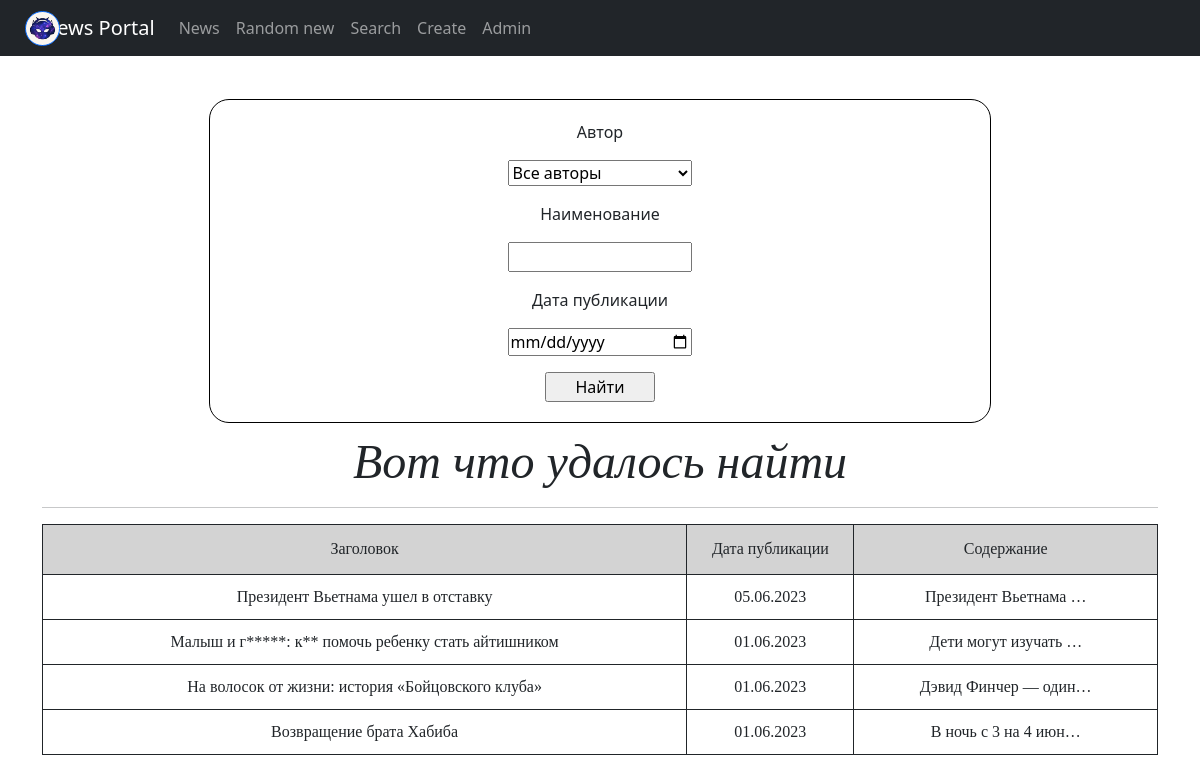
Page /news/search/ on the earlier database version.
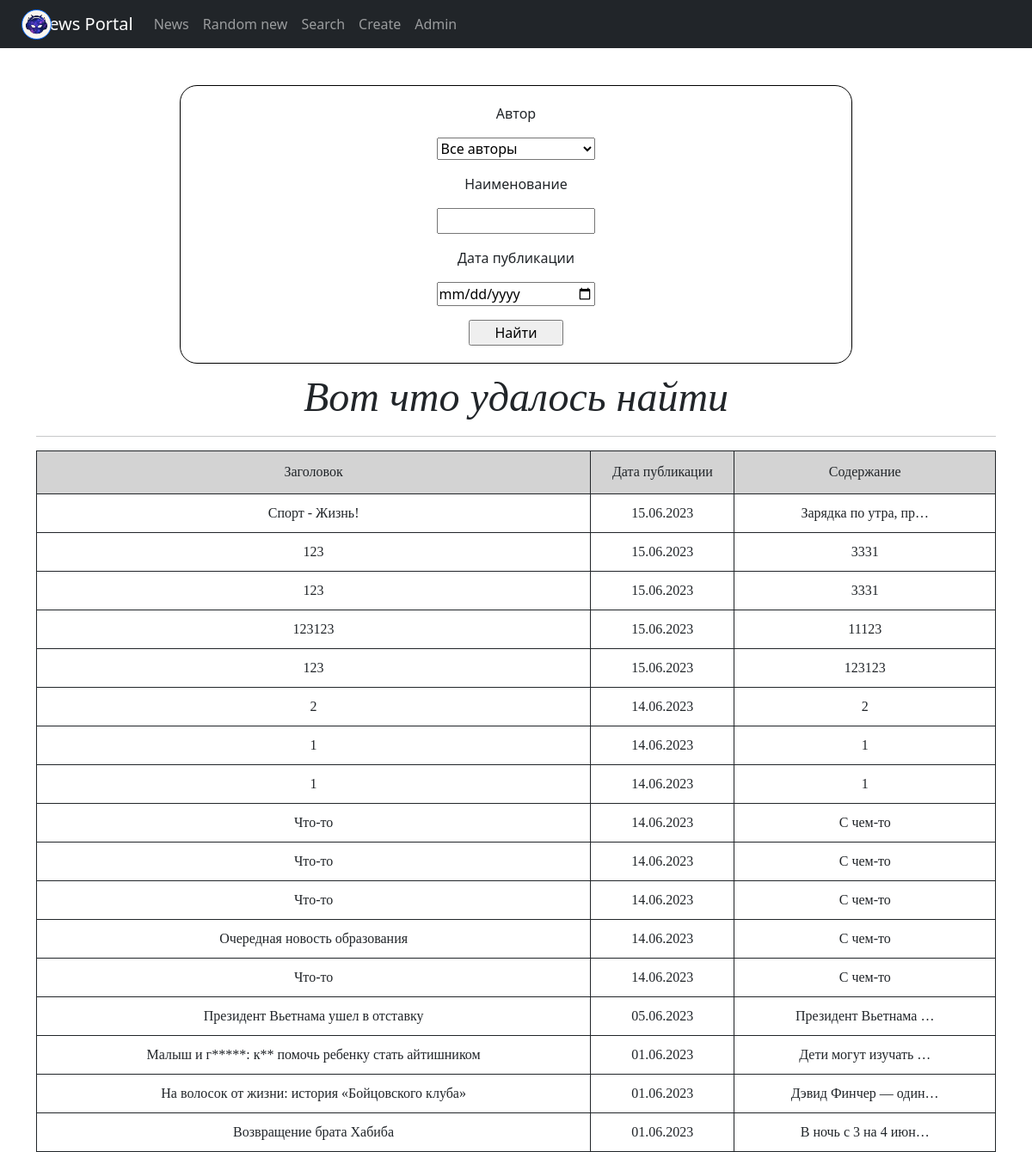
Same page on the later database version.
### news/models.py (models this page shows, shortened)
class Post(models.Model):
    news = 'NE'
    article = 'AR'
    name = models.CharField(max_length=255)
    type = models.CharField(max_length=2, choices=TYPE_OF_NEW, default=news)
    datetime_in = models.DateTimeField(auto_now_add=True)
    content = models.TextField()
    category = models.ManyToManyField('Category', through='PostCategories')
    author = models.ForeignKey('Author', on_delete=models.CASCADE, related_name='author')
    rating = models.IntegerField(default=0)

### news/views.py (the view)
# urls.py: path('search/', PostSearch.as_view(), name='post_search'),
class PostSearch(ListView):
    model = Post
    template_name = 'search.html'
    context_object_name = 'news'
    ordering = '-datetime_in'
    def get_queryset(self):
        queryset = super().get_queryset()
        self.filterset = PostFilter(self.request.GET, queryset)
        return self.filterset.qs
    def get_context_data(self, **kwargs):
        context = super().get_context_data(**kwargs)
        context['filterset'] = self.filterset
        return context

### news/models.py (called while the page is built)
    def __str__(self):
        return self.user.username

### news/templatetags/custom_filters.py (called while the page is built)
@register.filter()
def censor(value, censor_words=CENSOR_WORDS, symbols=SYMBOLS):
    if isinstance(value, str):
        for i in value.split():
            count = 0
            if not i.isalnum():
                for j in symbols:
                    if j in i:
                        count += 1
            if i[:len(i) - count].lower() in censor_words:
                value = value.replace(i[:len(i) - count], i[0] + '*' * (len(i) - 1 - count))
    else:
        try:
            raise AttributeError
        except AttributeError:
            print("AttributeError")
    return value

### news/templatetags/custom_tags.py (called while the page is built)
@register.simple_tag()
def random_new_id():
    return randint(1, len(Post.objects.all()))

### templates/search.html (shortened to what this page needs)
{% extends 'flatpages/default.html' %}
{% load static %}
{% load custom_filters %}
{% block content %}
<link rel="stylesheet" type='text/css' href="{% static 'css/search-styles.css' %}">
<section>
    <form action="" method="get">
        {% for i in filterset.form %}
        <div class="filter-block">
            <p class="label">{{ i.label }}</p>
            <p class="filter-field">{{ i }}</p>
        </div>
        {% endfor %}
        <input class="search-button" type="submit" value="Найти" />
    </form>
</section>
<h1>Вот что удалось найти</h1>
<hr>
{% if news %}
	<table>
		<tr class="table-head">
			<td>Заголовок</td>
			<td class="date-time-collumn">Дата публикации</td>
			<td>Содержание</td>
		</tr>
		{% for i in news %}
		<tr>
			<td>{{ i.name|censor }}</td>
			<td>{{ i.datetime_in|date:'d.m.Y' }}</td>
			<td>{{ i.content|truncatechars:20 }}</td>
		</tr>
		{% endfor %}
	</table>
{% else %}
	<h2>Новостной портал пуст!</h2>
{% endif %}
{% endblock content %}

### templates/flatpages/default.html (shortened to what this page needs)
<!DOCTYPE html>
<html lang="en">
    <head>
        {% load static %}
        <link href="{% static 'css/styles.css' %}" rel="stylesheet" />
        <link rel="stylesheet" type='text/css' href="{% static 'css/news-styles.css' %}">
    </head>
    <body>
        {% load custom_tags %}
        <nav style="position: fixed; width: 100%;" class="navbar navbar-expand-lg navbar-dark bg-dark static-top">
            <a style="margin-top: -35px;" href="https://github.com/Sw0tty">
                <div class="logo">
                </div>
            </a>
           <div class="container">
               <a class="navbar-brand" href="/">News Portal</a>
               <div class="collapse navbar-collapse" id="navbarResponsive">
                   <ul class="navbar-nav ml-auto">
                       <li class="nav-item">
                           <a class="nav-link" href="/news/">News</a>
                       </li>
                       <li class="nav-item">
                           <a class="nav-link" href="/news/{% random_new_id %}">Random new</a>
                       </li>
                       <li class="nav-item">
                           <a class="nav-link" href="/news/search/">Search</a>
                       </li>
                       <li class="nav-item active">
                           <a class="nav-link" href="/create/">Create</a>
                       </li>
                       <li class="nav-item">
                           <a class="nav-link" href="/admin/">Admin</a>
                       </li>
                   </ul>
               </div>
           </div>
        </nav>
        <div class="container">
           <div style="padding-top: 8%;" class="row">
               <div class="col-lg-12 text-center">
                   {% block content %}
                   {% endblock content %}
               </div>
           </div>
        </div>
    </body>
</html>

### static/css/news-styles.css (style rules this page uses)
h1 { font-style: italic; font-family: fantasy; font-size: 3em; }
td { border: 1px solid; padding: 10px; }
table { width: 100%; font-family: serif; }
.table-head { background-color: lightgray; height: 50px; }

### static/css/search-styles.css (style rules this page uses)
section { display: flex; justify-content: center; align-items: center; }
form { margin: 10px; padding: 20px; border: 1px solid black; border-radius: 20px; width: 70%; }
h1 { font-style: italic; font-family: fantasy; font-size: 3em; }
td { border: 1px solid; padding: 10px; }
table { width: 100%; font-family: serif; }
.table-head { background-color: lightgray; height: 50px; }
.date-time-collumn { width: 15%; }
input, select { width: 25%; }
.search-button { width: 15%; }

Differences in the rows shown:
added Post: name|censor "Спорт - Жизнь!", datetime_in "15.06.2023", content "Зарядка по утра, пр…"
added Post: name|censor "123", datetime_in "15.06.2023", content "3331"
added Post: name|censor "123", datetime_in "15.06.2023", content "3331"
added Post: name|censor "123123", datetime_in "15.06.2023", content "11123"
added Post: name|censor "123", datetime_in "15.06.2023", content "123123"
added Post: name|censor "2", datetime_in "14.06.2023", content "2"
added Post: name|censor "1", datetime_in "14.06.2023", content "1"
added Post: name|censor "1", datetime_in "14.06.2023", content "1"
added Post: name|censor "Что-то", datetime_in "14.06.2023", content "С чем-то"
added Post: name|censor "Что-то", datetime_in "14.06.2023", content "С чем-то"
added Post: name|censor "Что-то", datetime_in "14.06.2023", content "С чем-то"
added Post: name|censor "Очередная новость образования", datetime_in "14.06.2023", content "С чем-то"
added Post: name|censor "Что-то", datetime_in "14.06.2023", content "С чем-то"
